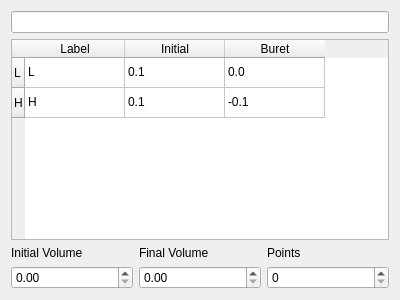
<?xml version="1.0" encoding="UTF-8"?>
<ui version="4.0">
 <class>Form</class>
 <widget class="QWidget" name="Form">
  <property name="geometry">
   <rect>
    <x>0</x>
    <y>0</y>
    <width>400</width>
    <height>300</height>
   </rect>
  </property>
  <property name="windowTitle">
   <string>Form</string>
  </property>
  <layout class="QVBoxLayout" name="verticalLayout">
   <item>
    <widget class="QLineEdit" name="le_title"/>
   </item>
   <item>
    <widget class="QTableWidget" name="tableWidget">
     <row>
      <property name="text">
       <string>L</string>
      </property>
     </row>
     <row>
      <property name="text">
       <string>H</string>
      </property>
     </row>
     <column>
      <property name="text">
       <string>Label</string>
      </property>
     </column>
     <column>
      <property name="text">
       <string>Initial</string>
      </property>
     </column>
     <column>
      <property name="text">
       <string>Buret</string>
      </property>
     </column>
     <item row="0" column="0">
      <property name="text">
       <string>L</string>
      </property>
     </item>
     <item row="0" column="1">
      <property name="text">
       <string>0.1</string>
      </property>
     </item>
     <item row="0" column="2">
      <property name="text">
       <string>0.0</string>
      </property>
     </item>
     <item row="1" column="0">
      <property name="text">
       <string>H</string>
      </property>
     </item>
     <item row="1" column="1">
      <property name="text">
       <string>0.1</string>
      </property>
     </item>
     <item row="1" column="2">
      <property name="text">
       <string>-0.1</string>
      </property>
     </item>
    </widget>
   </item>
   <item>
    <layout class="QGridLayout" name="gridLayout">
     <item row="0" column="0">
      <widget class="QLabel" name="label">
       <property name="text">
        <string>Initial Volume</string>
       </property>
      </widget>
     </item>
     <item row="0" column="1">
      <widget class="QLabel" name="label_2">
       <property name="text">
        <string>Final Volume</string>
       </property>
      </widget>
     </item>
     <item row="0" column="2">
      <widget class="QLabel" name="label_3">
       <property name="text">
        <string>Points</string>
       </property>
      </widget>
     </item>
     <item row="1" column="0">
      <widget class="QDoubleSpinBox" name="dsb_initial"/>
     </item>
     <item row="1" column="1">
      <widget class="QDoubleSpinBox" name="dsb_final"/>
     </item>
     <item row="1" column="2">
      <widget class="QSpinBox" name="sb_points"/>
     </item>
    </layout>
   </item>
  </layout>
 </widget>
 <resources/>
 <connections/>
</ui>
